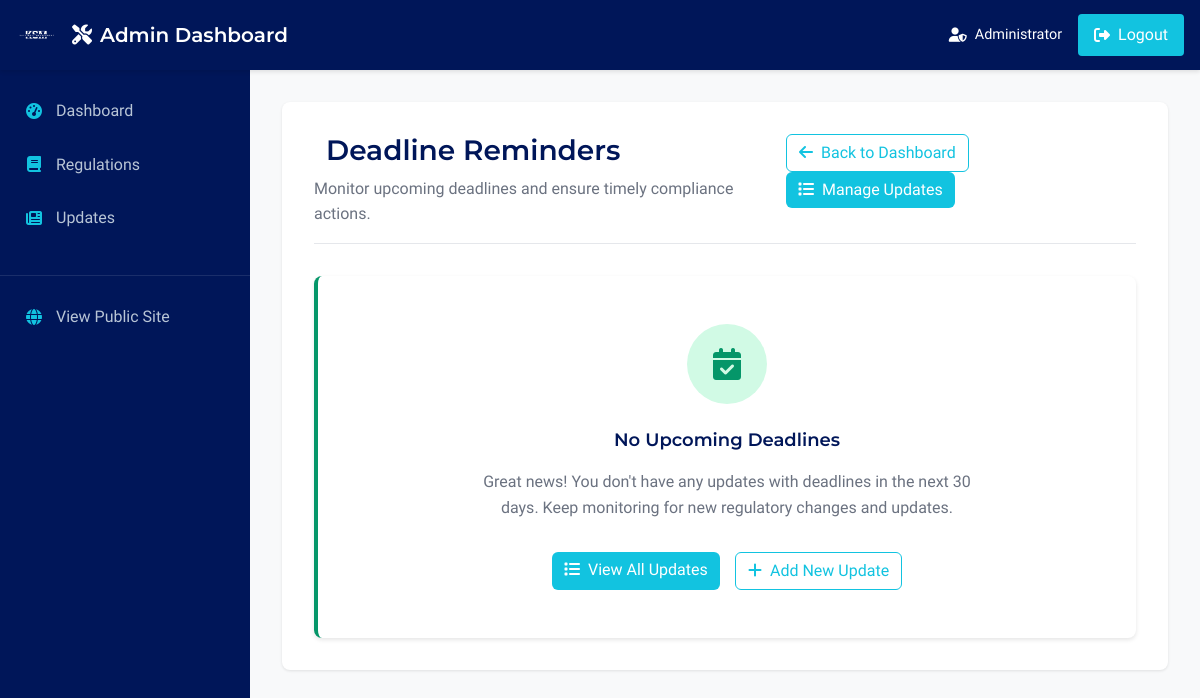
The page /admin/updates/deadline-reminders (signed in) on the database as committed earlier.
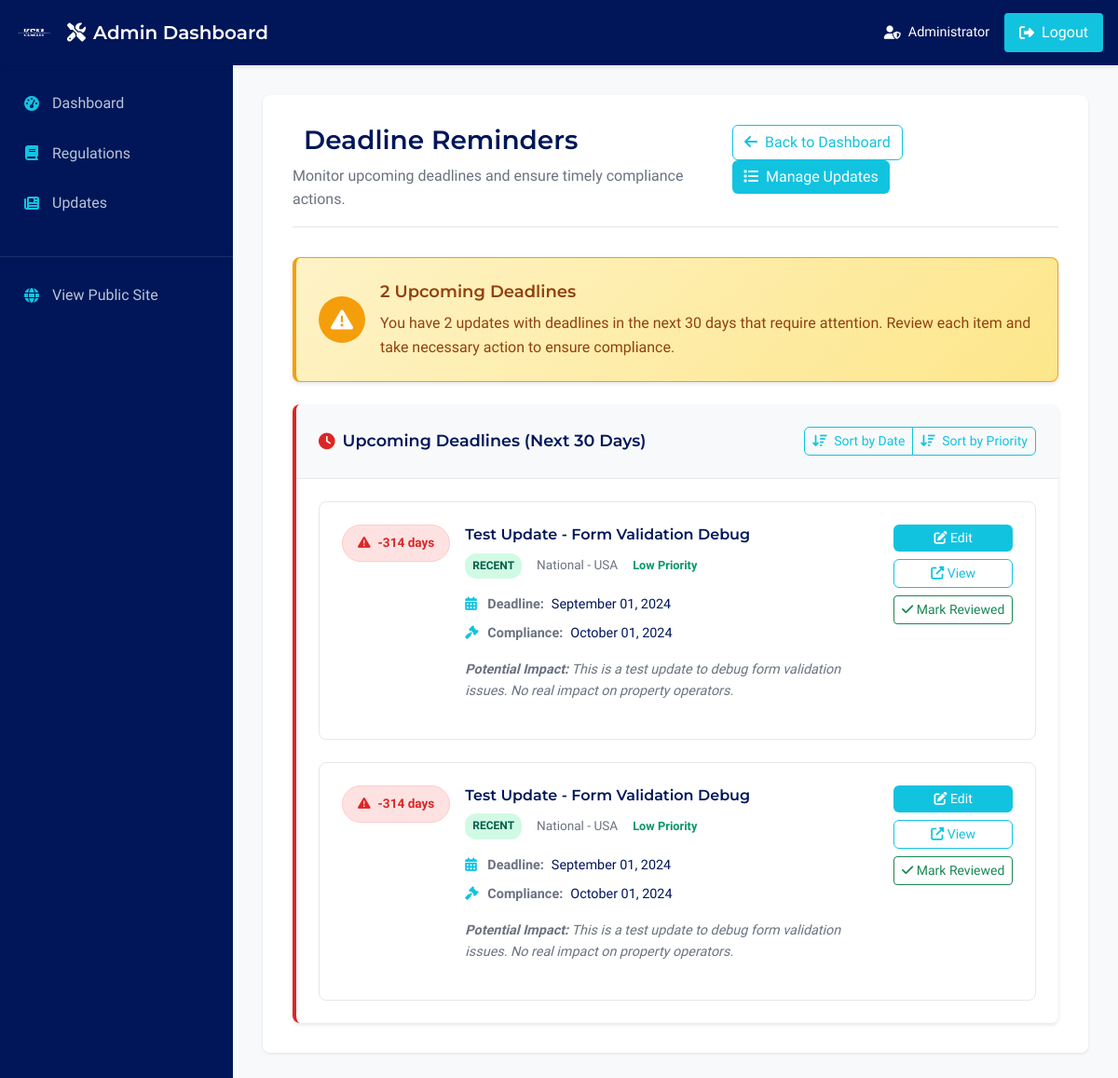
The same page on the database as committed later.
### models.py (models this page shows, shortened)
class Update(db.Model):
    id = db.Column(db.Integer, primary_key=True)
    title = db.Column(db.String(200), nullable=False)
    description = db.Column(db.Text, nullable=False)
    jurisdiction_affected = db.Column(db.String(100), nullable=False)
    jurisdiction_level = db.Column(db.String(20), nullable=False, default='Local')  # National, State, Local
    update_date = db.Column(db.Date, nullable=False)
    status = db.Column(db.String(20), nullable=False)  # Recent, Upcoming, Proposed
    category = db.Column(db.String(50), nullable=False, default='Regulatory Changes')  # Regulatory Changes, Tax Updates, Licensing Changes, Court Decisions, Industry News
    impact_level = db.Column(db.String(10), nullable=False, default='Medium')  # High, Medium, Low
    effective_date = db.Column(db.Date, nullable=True)  # When the change becomes effective
    deadline_date = db.Column(db.Date, nullable=True)  # Deadline for compliance/action
    action_required = db.Column(db.Boolean, default=False)  # Whether action is required
    action_description = db.Column(db.Text, nullable=True)  # Description of required action
    property_types = db.Column(db.String(100), nullable=False, default='Both')  # Residential, Commercial, Both
    related_regulation_ids = db.Column(db.Text, nullable=True)  # Comma-separated IDs of related regulations
    tags = db.Column(db.Text, nullable=True)  # Comma-separated tags for better categorization
    source_url = db.Column(db.String(500), nullable=True)  # Official source URL
    priority = db.Column(db.Integer, default=3)  # 1=High, 2=Medium, 3=Low (for sorting)
    expected_decision_date = db.Column(db.Date, nullable=True)  # Expected decision date for proposed changes
    potential_impact = db.Column(db.Text, nullable=True)  # Impact assessment for proposed changes
    decision_status = db.Column(db.String(20), nullable=True)  # Under Review, Public Hearings, Proposed, Approved, Rejected
    change_type = db.Column(db.String(20), nullable=False, default='Recent')  # Recent, Upcoming, Proposed
    compliance_deadline = db.Column(db.Date, nullable=True)  # Deadline for compliance with new changes
    affected_operators = db.Column(db.Text, nullable=True)  # Description of which operators are affected
    summary = db.Column(db.Text, nullable=True)  # Brief summary for the Summary section
    full_text = db.Column(db.Text, nullable=True)  # Full detailed text of the update
    compliance_requirements = db.Column(db.Text, nullable=True)  # Specific compliance requirements
    implementation_timeline = db.Column(db.Text, nullable=True)  # Timeline for implementation
    official_sources = db.Column(db.Text, nullable=True)  # Official sources and references
    expert_analysis = db.Column(db.Text, nullable=True)  # Kaystreet Management's interpretation
    kaystreet_commitment = db.Column(db.Text, nullable=True)  # Kaystreet Management's commitment statement
    created_at = db.Column(db.DateTime, default=datetime.utcnow)
    updated_at = db.Column(db.DateTime, default=datetime.utcnow, onupdate=datetime.utcnow)

### app/blueprints/admin.py (the view)
@admin_bp.route('/updates/deadline-reminders')
@require_admin_login
@log_admin_action('deadline_reminders')
def deadline_reminders():
    try:
        thirty_days_from_now = datetime.now().date() + timedelta(days=30)
        upcoming_deadlines = Update.query.filter(
            db.or_(
                db.and_(Update.deadline_date.isnot(None), Update.deadline_date <= thirty_days_from_now),
                db.and_(Update.compliance_deadline.isnot(None), Update.compliance_deadline <= thirty_days_from_now),
                db.and_(Update.expected_decision_date.isnot(None), Update.expected_decision_date <= thirty_days_from_now)
            )
        ).order_by(
            db.case(
                (Update.deadline_date.isnot(None), Update.deadline_date),
                (Update.compliance_deadline.isnot(None), Update.compliance_deadline),
                else_=Update.expected_decision_date
            )
        ).all()
        today = datetime.now().date()
        for update in upcoming_deadlines:
            deadline_date = update.deadline_date or update.compliance_deadline or update.expected_decision_date
            if deadline_date:
                update.days_until = (deadline_date - today).days
            else:
                update.days_until = 999
        logger.info(f"Retrieved {len(upcoming_deadlines)} updates with upcoming deadlines")
        return render_template('admin/deadline_reminders.html', updates=upcoming_deadlines)
    except Exception as e:
        logger.error(f"Error in deadline_reminders: {str(e)}", exc_info=True)
        admin_flash(f'Error loading deadline reminders: {str(e)}', 'error')
        return redirect(url_for('admin.dashboard'))

### app/blueprints/admin.py (called while the page is built, shortened)
def is_admin_logged_in():
    return 'admin_id' in session

def require_admin_login(f):
    @wraps(f)
    def decorated_function(*args, **kwargs):
        return f(*args, **kwargs)
    return decorated_function

### app/utils/admin_helpers.py (called while the page is built)
def get_admin_messages():
    from flask import get_flashed_messages
    all_messages = get_flashed_messages(with_categories=True)
    admin_messages = []
    for category, message in all_messages:
        if category.startswith('admin_'):
            clean_category = category[6:]
            admin_messages.append((clean_category, message))
    return admin_messages

### templates/admin/deadline_reminders.html (shortened to what the changed rows need)
{% extends "admin/admin_base.html" %}
{% block content %}
<div class="admin-content">
    <div class="admin-page-header">
        <div class="d-flex justify-content-between align-items-start">
            <div>
                <h1 class="admin-page-title">
                    Deadline Reminders
                </h1>
            </div>
        </div>
    </div>
    {% if updates %}
    <div class="row mb-4">
        <div class="col-12">
            <div class="deadline-summary-alert">
                <div class="alert-icon">
                    <i class="fas fa-exclamation-triangle"></i>
                </div>
                <div class="alert-content">
                    <h5 class="alert-title">{{ updates|length }} Upcoming Deadlines</h5>
                    <p class="alert-message">
                        You have {{ updates|length }} updates with deadlines in the next 30 days that require attention.
                        Review each item and take necessary action to ensure compliance.
                    </p>
                </div>
            </div>
        </div>
    </div>
    <div class="row">
        <div class="col-12">
            <div class="deadlines-card">
                <div class="deadlines-header">
                    <h5 class="deadlines-title">
                        <i class="fas fa-clock me-2"></i>
                        Upcoming Deadlines (Next 30 Days)
                    </h5>
                    <div class="deadlines-actions">
                        <div class="btn-group">
                            <button class="btn btn-sm btn-outline-secondary" onclick="sortDeadlines('date')">
                                <i class="fas fa-sort-amount-down me-1"></i>
                                Sort by Date
                            </button>
                            <button class="btn btn-sm btn-outline-secondary" onclick="sortDeadlines('priority')">
                                <i class="fas fa-sort-amount-down me-1"></i>
                                Sort by Priority
                            </button>
                        </div>
                    </div>
                </div>
                <div class="deadlines-body">
                    <div class="deadlines-list" id="deadlinesList">
                        {% for update in updates %}
                        <div class="deadline-item" data-priority="{{ update.priority or '3' }}" data-date="{{ update.deadline_date or update.compliance_deadline or update.expected_decision_date }}">
                            <div class="deadline-urgency">
                                {% if update.days_until <= 3 %}
                                    <div class="urgency-badge urgent">
                                        <i class="fas fa-exclamation-triangle"></i>
                                        {{ update.days_until }} day{{ 's' if update.days_until != 1 else '' }}
                                    </div>
                                {% elif update.days_until <= 7 %}
                                    <div class="urgency-badge warning">
                                        <i class="fas fa-clock"></i>
                                        {{ update.days_until }} days
                                    </div>
                                {% else %}
                                    <div class="urgency-badge normal">
                                        <i class="fas fa-calendar"></i>
                                        {{ update.days_until }} days
                                    </div>
                                {% endif %}
                            </div>
                            <div class="deadline-content">
                                <div class="deadline-header">
                                    <h6 class="deadline-title">{{ update.title }}</h6>
                                    <div class="deadline-meta">
                                        <span class="deadline-status status-{{ (update.change_type or update.status).lower() }}">
                                            {{ update.change_type or update.status }}
                                        </span>
                                        <span class="deadline-jurisdiction">{{ update.jurisdiction_level }} - {{ update.jurisdiction_affected }}</span>
                                        <span class="deadline-priority priority-{{ update.priority or '3' }}">
                                            {% if update.priority == '1' %}High Priority{% elif update.priority == '2' %}Medium Priority{% else %}Low Priority{% endif %}
                                        </span>
                                    </div>
                                </div>
                                <div class="deadline-dates">
                                    {% if update.deadline_date %}
                                        <div class="deadline-date">
                                            <i class="fas fa-calendar-alt"></i>
                                            <span class="date-label">Deadline:</span>
                                            <span class="date-value">{{ update.deadline_date.strftime('%B %d, %Y') }}</span>
                                        </div>
                                    {% endif %}
                                    {% if update.compliance_deadline %}
                                        <div class="deadline-date">
                                            <i class="fas fa-gavel"></i>
                                            <span class="date-label">Compliance:</span>
                                            <span class="date-value">{{ update.compliance_deadline.strftime('%B %d, %Y') }}</span>
                                        </div>
                                    {% endif %}
                                </div>
                                {% if update.potential_impact %}
                                <div class="deadline-impact">
                                    <strong>Potential Impact:</strong>
                                    {{ update.potential_impact[:150] }}{% if update.potential_impact|length > 150 %}...{% endif %}
                                </div>
                                {% endif %}
                            </div>
                            <div class="deadline-actions">
                                <a href="{{ url_for('admin.edit_update', update_id=update.id) }}"
                                   class="btn btn-sm btn-primary">
                                    <i class="fas fa-edit"></i>
                                    Edit
                                </a>
                                <a href="{{ url_for('main.update_detail', update_id=update.id) }}"
                                   class="btn btn-sm btn-outline-secondary" target="_blank">
                                    <i class="fas fa-external-link-alt"></i>
                                    View
                                </a>
                                <button class="btn btn-sm btn-outline-success"
                                        onclick="markAsReviewed({{ update.id }})">
                                    <i class="fas fa-check"></i>
                                    Mark Reviewed
                                </button>
                            </div>
                        </div>
                        {% endfor %}
                    </div>
                </div>
            </div>
        </div>
    </div>
    {% else %}
    <div class="row">
        <div class="col-12">
            <div class="no-deadlines-card">
                <div class="no-deadlines-icon">
                    <i class="fas fa-calendar-check"></i>
                </div>
                <h5 class="no-deadlines-title">No Upcoming Deadlines</h5>
                <p class="no-deadlines-description">
                    Great news! You don't have any updates with deadlines in the next 30 days.
                    Keep monitoring for new regulatory changes and updates.
                </p>
                <div class="no-deadlines-actions">
                    <a href="{{ url_for('admin.manage_updates') }}" class="btn btn-primary">
                        <i class="fas fa-list me-1"></i>
                        View All Updates
                    </a>
                    <a href="{{ url_for('admin.new_update') }}" class="btn btn-outline-secondary">
                        <i class="fas fa-plus me-1"></i>
                        Add New Update
                    </a>
                </div>
            </div>
        </div>
    </div>
    {% endif %}
</div>
{% set now = moment %}
{% endblock %}

Rows that differ between the two databases and show on the page:
added Update: days_until "-314", days_until "s", title "Test Update - Form Validation Debug", change_type "RECENT", jurisdiction_level "National", jurisdiction_affected "USA", priority "Low Priority", deadline_date "September 01, 2024", compliance_deadline "October 01, 2024", potential_impact "This is a test update to debug form validation issues. No real impact on property operators."
added Update: days_until "-314", days_until "s", title "Test Update - Form Validation Debug", change_type "RECENT", jurisdiction_level "National", jurisdiction_affected "USA", priority "Low Priority", deadline_date "September 01, 2024", compliance_deadline "October 01, 2024", potential_impact "This is a test update to debug form validation issues. No real impact on property operators."
Other text that changed with them:
{{ updates|length }}: (not shown) → "2"
text no longer shown: "No Upcoming Deadlines Great news! You don't have any updates with deadlines in the next 30 days. Keep monitoring for new regulatory changes and updates. View All Updates Add New Update"
text now shown: "Upcoming Deadlines You have updates with deadlines in the next 30 days that require attention. Review each item and take necessary action to ensure compliance. Upcoming Deadlines (Next 30 Days) Sort by Date Sort by Priority"
